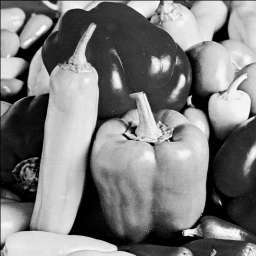
%> input picture PEPPER.TIF, 256 x 256 px
$ octave testFile5.m   (GNU Octave 9; MATLAB toolbox functions it lacks are replaced by stand-ins)
%> lines starting %> are read from the running program, lines starting %| are printed output that depends on the picture; in (x1, y1, x2, y2) boxes, pixels count from 0 and x2, y2 are one past the last pixel; in counts of white or black regions, pixels touching at a corner belong together; the program's own positions count from 1
### circleImage.m
function image = circleImage(r_ic, r_dis)

N = 256 ;
image = 255 * uint8(ones(N,N));


[row_size, column_size] = size(image);

center_x = N/2;
center_y = N/2;


for i=1 : row_size
    for j = 1 : column_size
        if ((i - center_y)^2 + (j - center_x)^2 >= r_ic^2) && ((i - center_y)^2 + (j - center_x)^2 <= r_dis^2)

            image(i,j) = 0 ;

        end
    end
end

end

### rectangleImage.m
function image = rectangleImage(width, height)

N = 256 ;
image = 255 * uint8(ones(N,N));

    center_x = round(N/2);
    center_y = round(N/2);
    X1 = center_x - round(height / 2);
    Y1 = center_y - round(width / 2);
    X2 = X1 + height;
    Y2 = Y1 + width;

    for i=X1:X2
        image(i,Y1) = 0;
    end
    for i=X1:X2
        image(i,Y2) = 0;
    end
    for i=Y1:Y2
        image(X1,i) = 0;
    end
    for i=Y1:Y2
        image(X2,i) = 0;
    end

end

### sincImage.m
function image = sincImage(a)

    N = 256 ;

    image = uint8(zeros(N,N));
    x = linspace(-a,a,N); % range vector -a to a

    for i = 1 : N
        for j = 1 : N
            if  (x(j) == 0)

                   image(i,j) = 256;

            else
                   image(i,j) = uint8( 128 + 128 * sin( pi *  x(j) ) /( pi * x(j) ));

            end
        end
    end
end

### idealHPF.m
function filt_img =  idealHPF(image, D0)

     [row_size,column_size] = size(image);
     filt_img = zeros(row_size, column_size);

    for i = 1 : row_size
        for j = 1 : column_size
            if (sqrt((i - row_size / 2)^2 + (j - column_size / 2)^2) <= D0)
                filt_img(i, j) = 0;
            else
                filt_img(i, j) = 1;
            end
        end
    end
end

### ButterworthHPF.m
function filt_img =  ButterworthHPF(image, D0, n)
    % D0 : cutoff frequency
    % n  : order


    [row_size,column_size] = size(image);
    filt_img =  zeros(row_size, column_size);

    for i = 1 : row_size
        for j = 1 : column_size

            filt_img(i, j) = 1 / (1 + (D0 / sqrt((i - row_size / 2) ^ 2 + (j - column_size / 2) ^ 2)) ^ (2 * n));

        end
    end
end

### GaussianHPF.m
function filt_img =  GaussianHPF(image, sigma)

     [row_size,column_size] = size(image);
     filt_img = zeros(row_size, column_size);

    for i = 1 : row_size
        for j = 1 : column_size

                filt_img(i, j) = 1 - exp(-((i - row_size / 2) ^ 2 + (j - column_size / 2) ^ 2) / (2 * sigma ^ 2));

        end
    end
end

### LaplacianHPF.m
function filt_img =  LaplacianHPF(image,sigma)

     [row_size,column_size] = size(image);
     filt_img = zeros(row_size, column_size);

    for i = 1 : row_size
        for j = 1 : column_size

              filt_img(i, j) =  (-1 / pi * sigma^4)*(1-(((i - row_size / 2)^2+(j - column_size / 2) ^ 2)));
        end
    end

     filt_img = 1 - filt_img / max(filt_img(:));
end

### sineImage.m
function outimg = sineImage(f, direction)

    N = 256 ;
    image = uint8(zeros(N,N));

    if strcmp(direction,'vertical')
        for i = 1 : 1 : N
            for j = 1 : 1 :N
                image(i,j) =uint8( 128 * (1 + sin( (2 * pi * f * j) / N ))) ;
            end
        end
    end

    if strcmp(direction,'horizontal')
        for i = 1 : 1 : N
            for j = 1 : 1 :N
                image(i,j) =uint8( 128 * (1 + sin( (2 * pi * f * i) / N ))) ;
            end
        end
    end

    outimg = image;

end

### testFile5.m
clear all
close all
clc

%% Question a1 sine image

f = 5 ;
direction = {'horizontal','vertical'};

for i = 1 : 2
    outimg = sineImage(f, direction(i));
    subplot(1 ,2 ,i)
    imshow(outimg)

    s = strcat(direction(i),' sine image');
    title(s)

end
figure

%% Question a2 circle_image


r_ic = 50;
r_dis = 55;
circle_image = circleImage(r_ic, r_dis);


imshow(circle_image);
title('Circle Image');
figure

%% Question a3 rectangleimage


height = 120 ;
width = 80;

rectangle_image = rectangleImage(width, height);


imshow(rectangle_image)
title('Rectangle Image')

figure

%% Question a4 sincImage

    range = 5;
    image = sincImage(range);


    imshow(image)
    title('sinc Image')
figure
%% Ideal High Pass Filter

image = imread('pepper.tif');
%> image is the input picture: size 256x256 uint8; min 0, max 255, mean 125


gray_image = image(:,:);


D0 = 20 ;
ideal_filter =  idealHPF(gray_image, D0) ;
%> after the loop in idealHPF, `for i = 1 : row_size`:
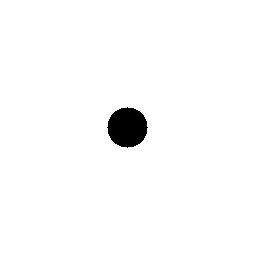
%> filt_img: size 256x256 double; values 0 (black) and 1 (white), 98.1% white; 1 black region, box (x1, y1, x2, y2) and area: (107, 107, 148, 148) 1257

f = fftshift(fft2(gray_image));
f1hb = f .* ideal_filter;
filtered_image = ifft2(f1hb);
phase = angle(f1hb);


imshow(ideal_filter);
title('Ideal HPF')
figure


subplot(2,2,1)
imshow(gray_image)
title('original image')

subplot(2,2,2)
fftshow(f1hb)
%> in fftshow, `fm = max(fl(:));`: fm = 11.55
title('FFT magnitude')

subplot(2,2,3)
fftshow(filtered_image)
title('Ideal HP filtered image')

subplot(2,2,4)
fftshow(phase)
title('FFT phase')
figure


%% butterWorth High Pass Filter


image = imread('pepper.tif');


    gray_image = image(:,:);


D0 = 15;
n = 2;

filter_image =  ButterworthHPF(gray_image, D0, n); % this function returns filter image

f = fftshift(fft2(gray_image));
f1hb = f .* filter_image;
filtered_image = ifft2(f1hb);
phase = angle(f1hb);

fftshow(filter_image)
title('ButterWorth HPF')
figure

subplot(2,2,1)
imshow(gray_image)
title('original image')

subplot(2,2,2)
fftshow(f1hb)
title('FFT magnitude')

subplot(2,2,3)
fftshow(filtered_image)
title('Butterworth HP filtered image')

subplot(2,2,4)
fftshow(phase)
%> in fftshow (call 7), `fm = max(fl(:));`: fm = 1.42
%> in fftshow (call 7), `imshow(im2uint8(fl/fm))`:
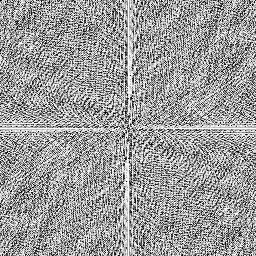
%> displayed picture: size 256x256, on the screen's scale of 0 to 255; min 0, max 255, mean 155.3
title('FFT phase')
figure


%% Gaussian High Pass Filter


image = imread('pepper.tif');


    gray_image = image(:,:);


sigma = 8;
Gaus_filter =  GaussianHPF(gray_image, sigma);

f = fftshift(fft2(gray_image));
f1hb = f .* Gaus_filter;
filtered_image = ifft2(f1hb);
phase = angle(f1hb);


imshow(Gaus_filter);
title('Gaussian HPF')
figure

subplot(2,2,1)
imshow(gray_image)
title('original image')

subplot(2,2,2)
fftshow(f1hb)
title('FFT magnitude')

subplot(2,2,3)
fftshow(filtered_image)
%> in fftshow (call 9), `fl = log(1+abs(f));`:
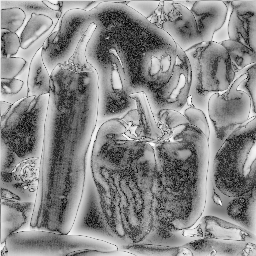
%> fl: size 256x256 double; min 0.0298, max 5.22, mean 2.8; drawn with min black and max white
%> in fftshow (call 9), `fm = max(fl(:));`: fm = 5.22
title('Gaussian HP filtered image')

subplot(2,2,4)
fftshow(phase)
title('FFT phase')
figure

%% Laplacian High Pass Filter


image = imread('pepper.tif');


    gray_image = image(:,:);


sigma = 0.3;
laplacian_filter =  LaplacianHPF(gray_image, sigma);
%> after the loop in LaplacianHPF, `for i = 1 : row_size`:
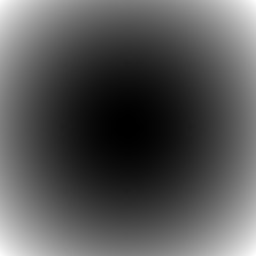
%> filt_img: size 256x256 double; min -0.00258, max 84.48, mean 28.2; drawn with min black and max white
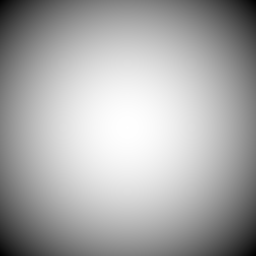
%> laplacian_filter: size 256x256 double; min 0, max 1, mean 0.667

f = fftshift(fft2(gray_image));
f1hb = f .* laplacian_filter;
filtered_image = ifft2(f1hb);
phase = angle(f1hb);


imshow(laplacian_filter);
title('Laplacian HPF')
figure


subplot(2,2,1)
imshow(gray_image)
title('original image')

subplot(2,2,2)
fftshow(f1hb)
%> in fftshow (call 11), `fl = log(1+abs(f));`:
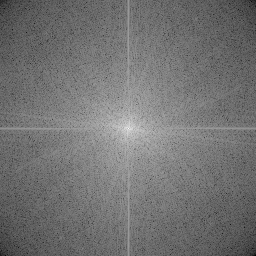
%> fl: size 256x256 double; min 0, max 15.92, mean 7.17; drawn with min black and max white
%> in fftshow (call 11), `fm = max(fl(:));`: fm = 15.92
title('FFT magnitude')

subplot(2,2,3)
fftshow(filtered_image)
%> in fftshow (call 12), `fl = log(1+abs(f));`:
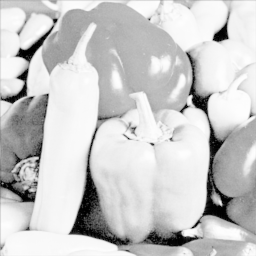
%> fl: size 256x256 double; min 0.000937, max 5.54, mean 4.39; drawn with min black and max white
%> in fftshow (call 12), `fm = max(fl(:));`: fm = 5.54
title('Laplacian HP filtered image')

subplot(2,2,4)
fftshow(phase)
title('FFT phase')


function fftshow(f,type)  %%this function taken from https://www.mathworks.com/matlabcentral/fileexchange/30946-butterworth-bandpass-filter-for-image-processing
% Usage: FFTSHOW(F,TYPE)
%
% Displays the fft matrix F using imshow, where TYPE must be one of
% 'abs' or 'log'. If TYPE='abs', then then abs(f) is displayed; if
% TYPE='log' then log(1+abs(f)) is displayed. If TYPE is omitted, then
% 'log' is chosen as a default.
%
% Example:
% c=imread('cameraman.tif');
% cf=fftshift(fft2(c));
% fftshow(cf,'abs')
%
    if nargin<2
    type='log';
    end
    if (type=='log')
    fl = log(1+abs(f));
    fm = max(fl(:));
    imshow(im2uint8(fl/fm))
    elseif (type=='abs')
    fa=abs(f);
    fm=max(fa(:));
    imshow(fa/fm)
    else
    error('TYPE must be abs or log.');
    end
end

$ run again, with GRAZ141.TIF copied over PEPPER.TIF
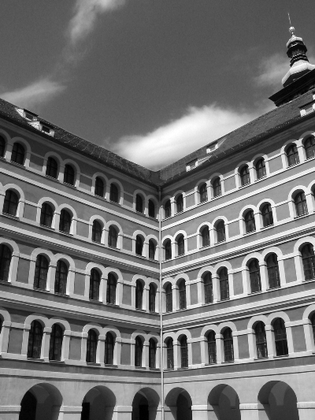
%> input picture GRAZ141.TIF, 315 x 420 px, shrunk from 400 x 533 before the run
%> image is the input picture: size 420x315 uint8; min 0, max 255, mean 111.2
%> after the loop in idealHPF, `for i = 1 : row_size`:
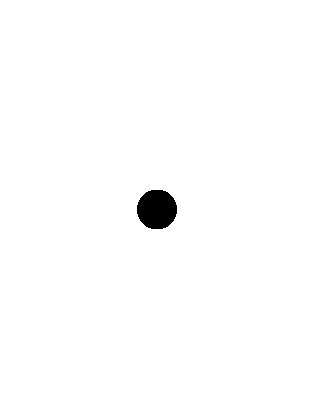
%> filt_img: size 420x315 double; values 0 (black) and 1 (white), 99.1% white; 1 black region, box (x1, y1, x2, y2) and area: (137, 190, 177, 229) 1252
%> fm = 12.66
%> in fftshow (call 12), `fl = log(1+abs(f));`:
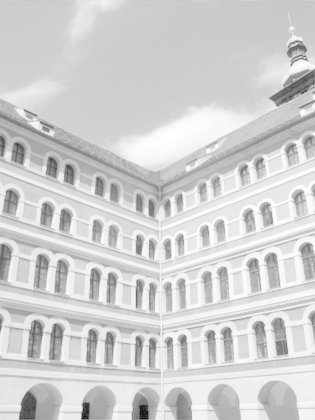
%> fl: size 420x315 double; min 0.0623, max 5.55, mean 4.56; drawn with min black and max white
%> fm = 5.55
